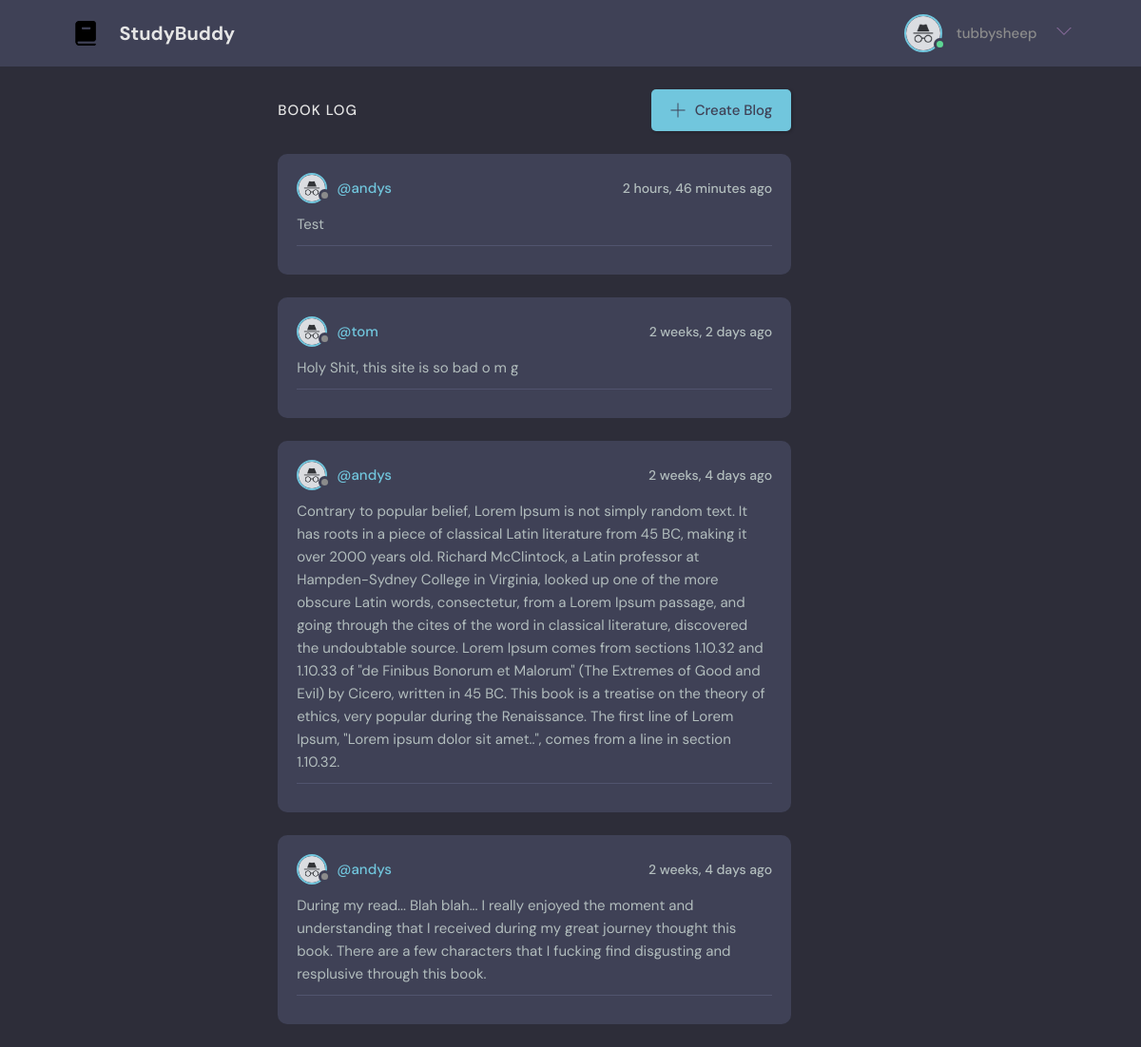
/room/11 (signed in), run on the app's committed database.
### base/models.py (models this page shows, shortened)
class Blog(models.Model):
    user = models.ForeignKey(User, on_delete=models.SET_NULL, null=True)
    slot = models.ForeignKey(Slot, on_delete=models.SET_NULL, null=True)
    body = models.TextField()
    updated = models.DateTimeField(auto_now=True) #when affected
    created = models.DateTimeField(auto_now_add=True) #intial time
    class Meta:
        ordering = ['-updated', '-created']

### base/views.py (the view)
# urls.py: path('room/<str:pk>', views.roomView, name='room'),
@login_required(login_url='/login')
def roomView(request, pk):
    slot = Slot.objects.get(id=pk)
    blogs = slot.blog_set.all()
    context = {'slot':slot, 'blogs':blogs}
    return render(request, 'base/room.html', context)

### base/templates/base/room.html (shortened to what this page needs)
{% extends 'main.html' %}
{% block content %}
    <main class="layout layout--3">
      <div class="container">
        <div class="roomList">
          <div class="roomList__header">
            <div>
              <h2>Book Log</h2>
            </div>
            <a class="btn btn--main" href="{% url 'add-blog' slot.id %}">
              <svg version="1.1" xmlns="http://www.w3.org/2000/svg" width="32" height="32" viewBox="0 0 32 32">
                <title>add</title>
                <path
                  d="M16.943 0.943h-1.885v14.115h-14.115v1.885h14.115v14.115h1.885v-14.115h14.115v-1.885h-14.115v-14.115z"
                ></path>
              </svg>
              Create Blog
            </a>
          </div>
          {% include 'base/blog/blog_componets.html' %}
        </div>
      </div>
    </main>
{% endblock %}

### templates/navbar.html (shortened to what this page needs)
{% load static %}
    <header class="header header--loggedIn">
        <div class="container">
          <a href="{% url 'home' %}" class="header__logo">
            <img src="{% static 'images/logo.png' %}" />
            <h1>StudyBuddy</h1>
          </a>
          <nav class="header__menu">
            {% if request.user.is_authenticated %}
            <div class="header__user">
              <a href="profile.html">
                <div class="avatar avatar--medium active">
                  <img src="{% static 'images/profile.png' %}" />
                </div>
                <p>{{request.user}}</p>
              </a>
              <button class="dropdown-button">
                <svg version="1.1" xmlns="http://www.w3.org/2000/svg" width="32" height="32" viewBox="0 0 32 32">
                  <title>chevron-down</title>
                  <path d="M16 21l-13-13h-3l16 16 16-16h-3l-13 13z"></path>
                </svg>
              </button>
            </div>
            {% else %}
            <a href="{% url 'login' %}">
              <img src="{% static 'images/avatar.svg' %}" />
              <p>Login</p>
            </a>
            {% endif %}
          </nav>
        </div>
      </header>

### base/templates/base/blog/blog_componets.html
{% load static %}
{% for blog in blogs %}
<div class="roomListRoom">
  <div class="roomListRoom__header">
    <a href="{%url 'room' slot.id %}" class="roomListRoom__author">
      <div class="avatar avatar--small">
        <img src="{% static 'images/profile.png' %}" />
      </div>
      <span>@{{blog.user}}</span>
    </a>
    <div class="roomListRoom__actions">
      <span>{{blog.updated|timesince}} ago</span>
    </div>
  </div>
  <div class="roomListRoom__content">
    <p>
      {{blog.body}}
    </p>
  </div>
  <div class="roomListRoom__meta">
  </div>
</div>
{% endfor %}

### static/styles/style.css (style rules this page uses)
:root { --color-main: #71c6dd; --color-main-light: #e1f6fb; --color-dark: #3f4156; --color-dark-medium: #51546e; --color-dark-light: #846997; --color-light: #e5e5e5; --color-gray: #8b8b8b; --color-light-gray: #b2bdbd; --color-bg: #2d2d39; --color-success: #5dd693; --color-error: #fc4b0b; }
* { font-family: "DM Sans", -apple-system, BlinkMacSystemFont, "Segoe UI", Roboto, Oxygen, Ubuntu, Cantarell, "Open Sans", "Helvetica Neue", sans-serif; margin: 0; padding: 0; box-sizing: border-box; text-rendering: optimizeLegibility; font-size: inherit; }
html { font-size: 56.25%; }
@media only screen and (min-width: 1200px) { html { font-size: 62.5%; } }
body { line-height: 1.6; font-weight: 400; font-size: 1.5rem; color: var(--color-light-gray); background-color: var(--color-bg); min-height: 100vh; }
img { width: 100%; }
a { display: inline-block; color: var(--color-main); text-decoration: none; }
.container { max-width: 120rem; width: 90%; margin: auto; }
.btn { background-color: transparent; border: none; display: inline-flex; align-items: center; gap: 1rem; cursor: pointer; transition: all ease-in-out 0.3s; padding: 1rem 2rem; border-radius: 5px; box-shadow: 1px 1px 3px 1px rgba(0, 0, 0, 0.15); font-weight: 500; }
.btn--main { background-color: var(--color-main); color: var(--color-dark); }
.btn > svg { fill: currentColor; width: 1.6rem; height: 1.6rem; }
.avatar { position: relative; display: inline-block; border-radius: 50%; border: 2px solid var(--color-main); }
.avatar img { display: block; border-radius: 50%; object-fit: cover; object-position: center; }
.avatar::after { content: ""; display: block; position: absolute; background-color: var(--color-gray); z-index: 111; border-radius: 50%; border: 0.3rem solid var(--color-dark); }
.avatar.active::after { background-color: var(--color-success); }
.avatar.avatar--small img { width: 2.8rem; height: 2.8rem; }
.avatar.avatar--small:after { width: 0.7rem; height: 0.7rem; bottom: 0px; right: -6px; }
.avatar.avatar--medium img { width: 3.6rem; height: 3.6rem; border-radius: 50%; }
.avatar.avatar--medium:after { width: 0.7rem; height: 0.7rem; bottom: 0px; right: -6px; }
.header { padding: 1.5rem; background-color: var(--color-dark); }
.header > .container { display: flex; gap: 9.5rem; }
.header__logo, .header__user { display: flex; gap: 2rem; align-items: center; }
.header__logo > img { height: 3.2rem; width: 3.2rem; }
.header__logo > h1 { font-weight: 700; font-size: 2rem; color: var(--color-light); }
.header__menu { margin-left: auto; position: relative; }
.header__menu a { display: flex; gap: 1.5rem; align-items: center; font-weight: 500; text-decoration: none; color: var(--color-gray); }
.header__menu img { height: 3.6rem; }
.header__menu p { line-height: 1.2; }
.header__menu svg { width: 1.6rem; height: 1.6rem; fill: var(--color-dark-light); }
.dropdown-button { background: transparent; border: 0; outline: 0; cursor: pointer; }
.layout { margin-top: 2.4rem; }
.layout > .container { display: flex; justify-content: space-between; align-items: flex-start; }
.layout--3 > .container > div:nth-child(2) { flex-basis: 50%; }
.roomList__header { display: flex; justify-content: space-between; align-items: center; margin-bottom: 2.4rem; }
.roomList__header h2 { text-transform: uppercase; font-weight: 500; color: var(--color-light); letter-spacing: 1px; }
.roomListRoom { margin-bottom: 2.4rem; background-color: var(--color-dark); border-radius: 1rem; padding: 2rem; }
.roomListRoom__header { display: flex; justify-content: space-between; align-items: center; }
.roomListRoom__author { font-weight: 500; display: flex; align-items: center; gap: 1rem; }
.roomListRoom__actions { display: flex; align-items: flex-start; gap: 1rem; position: relative; }
.roomListRoom__actions span { font-size: 1.4rem; font-weight: 500; }
.roomListRoom__content { margin: 1rem 0; }
.roomListRoom__meta { border-top: 1px solid var(--color-dark-medium); padding-top: 1rem; display: flex; align-items: center; justify-content: space-between; }

### data on the page
Blog: user "andys", updated "2 hours, 46 minutes", body "Test"
Blog: user "tom", updated "2 weeks, 2 days", body "Holy Shit, this site is so bad o m g"
Blog: user "andys", updated "2 weeks, 4 days", body "Contrary to popular belief, Lorem Ipsum is not simply random text. It has roots in a piece of classical Latin literature from 45 BC, making it over 2000 years old. Richard McClintock, a Latin professor at Hampden-Sydney College in Virginia, looked up one of the more obscure Latin words, consectetur, from a Lorem Ipsum passage, and going through the cites of the word in classical literature, discovered the undoubtable source. Lorem Ipsum comes from sections 1.10.32 and 1.10.33 of \"de Finibus Bonorum et Malorum\" (The Extremes of Good and Evil) by Cicero, written in 45 BC. This book is a treatise on the theory of ethics, very popular during the Renaissance. The first line of Lorem Ipsum,…"
Blog: user "andys", updated "2 weeks, 4 days", body "During my read... Blah blah... I really enjoyed the moment and understanding that I received during my great journey thought this book. There are a few characters that I fucking find disgusting and resplusive through this book."

### other printed values
{{ request.user }} "tubbysheep"
